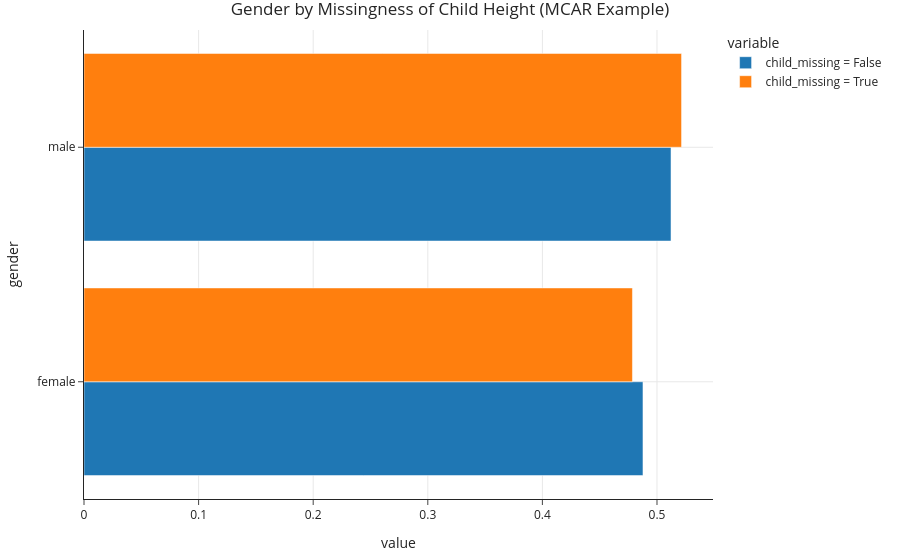

Notebook source saved alongside this figure:
### Code cell
gender_dist.plot(kind='barh', title='Gender by Missingness of Child Height (MCAR Example)', barmode='group')

### Figure 1 — Plotly figure (JSON) as saved in the notebook; plotly's stock layout.template omitted (floating-point values rounded to 4 significant figures)
{"data": [{"alignmentgroup": "True", "hovertemplate": "variable=child_missing = False<br>value=%{x}<br>gender=%{y}<extra></extra>", "legendgroup": "child_missing = False", "marker": {"color": "#1F77B4", "pattern": {"shape": ""}}, "name": "child_missing = False", "offsetgroup": "child_missing = False", "orientation": "h", "showlegend": true, "textposition": "auto", "type": "bar", "x": [0.4878, 0.5122], "xaxis": "x", "y": ["female", "male"], "yaxis": "y"}, {"alignmentgroup": "True", "hovertemplate": "variable=child_missing = True<br>value=%{x}<br>gender=%{y}<extra></extra>", "legendgroup": "child_missing = True", "marker": {"color": "#FF7F0E", "pattern": {"shape": ""}}, "name": "child_missing = True", "offsetgroup": "child_missing = True", "orientation": "h", "showlegend": true, "textposition": "auto", "type": "bar", "x": [0.4786, 0.5214], "xaxis": "x", "y": ["female", "male"], "yaxis": "y"}], "layout": {"barmode": "group", "legend": {"title": {"text": "variable"}, "tracegroupgap": 0}, "title": {"text": "Gender by Missingness of Child Height (MCAR Example)"}, "xaxis": {"anchor": "y", "domain": [0, 1], "title": {"text": "value"}}, "yaxis": {"anchor": "x", "domain": [0, 1], "title": {"text": "gender"}}}}
